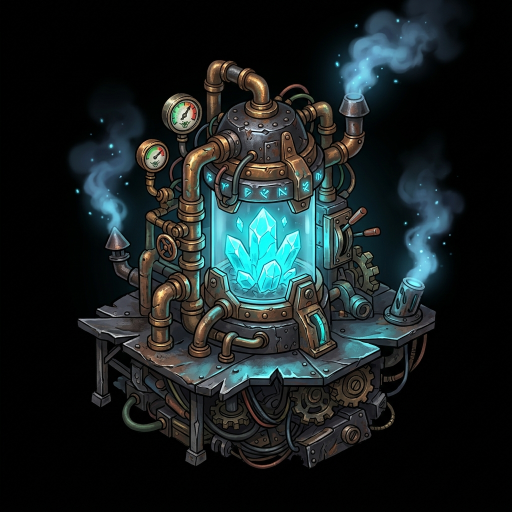
#> input picture fundo_ferro_standalone/assets/reator_arcano.jpg, 1024 x 1024 px, found by its file name (shown at 1/2 size); its folder holds 7 pictures in this run
$ python clean_all_backgrounds.py
#> lines starting #> are read from the running program, lines starting #| are printed output that depends on the picture
import os
from PIL import Image

assets_dir = r"c:\Users\Usuario\Documents\jogo\fundo_ferro_standalone\assets"

def process_image(fname, threshold=45):
#> called with fname = 'reator_arcano.jpg', threshold = 35
    in_path = os.path.join(assets_dir, fname)
    out_name = os.path.splitext(fname)[0] + ".png"
    out_path = os.path.join(assets_dir, out_name)

    img = Image.open(in_path).convert("RGBA")
    pixels = img.load()
    width, height = img.size
#> width = 1024; height = 1024

    # Sample corner pixel colors as background sample
    corner_colors = [pixels[0,0], pixels[width-1, 0], pixels[0, height-1], pixels[width-1, height-1]]
#> corner_colors = [(1, 1, 1, 255), (1, 1, 1, 255), (2, 2, 2, 255), (1, 1, 1, 255)]
    bg_r = sum(c[0] for c in corner_colors) / 4.0
#> bg_r = 1.25
    bg_g = sum(c[1] for c in corner_colors) / 4.0
#> bg_g = 1.25
    bg_b = sum(c[2] for c in corner_colors) / 4.0
#> bg_b = 1.25

    for y in range(height):
        for x in range(width):
            r, g, b, a = pixels[x, y]
            dist = ((r - bg_r)**2 + (g - bg_g)**2 + (b - bg_b)**2)**0.5
            brightness = (r + g + b) / 3.0

            if dist < threshold or brightness < 32:
                alpha = int(max(0, min(255, (dist - 15) * 8)))
                pixels[x, y] = (r, g, b, alpha)
            else:
                pixels[x, y] = (r, g, b, 255)

    img.save(out_path, "PNG")
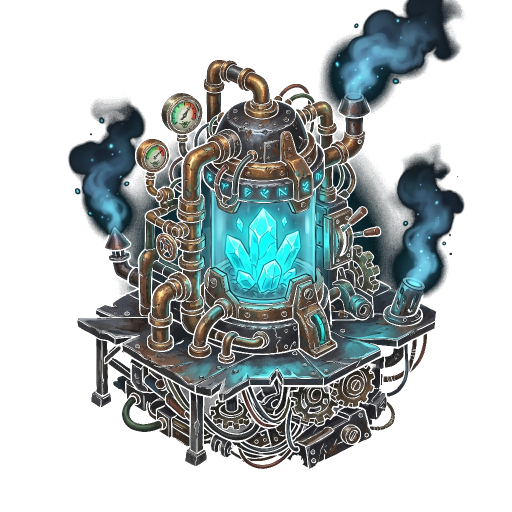
#> saved as reator_arcano.png: PIL image 1024x1024 RGBA (shown at 1/2 size); mean R, G, B, A 24.6, 32.9, 33.6, 95.6; transparent parts drawn white
    print(f"Fundo removido: {out_name}")

process_image("reator_arcano.jpg", threshold=35)
process_image("bomba_esgoto.jpg", threshold=40)
#> call 2 of process_image, with fname = 'bomba_esgoto.jpg', threshold = 40
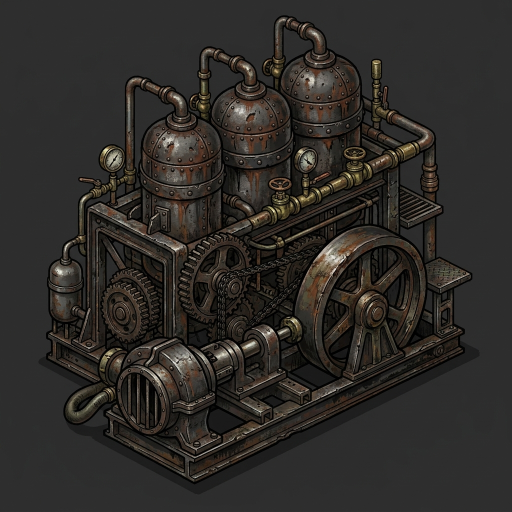
#> input picture fundo_ferro_standalone/assets/bomba_esgoto.jpg, 1024 x 1024 px, found by its file name (shown at 1/2 size)
#> in process_image (call 2), `corner_colors = [pixels[0,0], pixels[width-1, 0], pixels[0, height-1],..`: corner_colors = [(47, 47, 47, 255), (45, 45, 45, 255), (47, 47, 47, 255), (47, 47, 47, 255)]
#> in process_image (call 2), `bg_r = sum(c[0] for c in corner_colors) / 4.0`: bg_r = 46.5
#> in process_image (call 2), `img.save(out_path, "PNG")`:
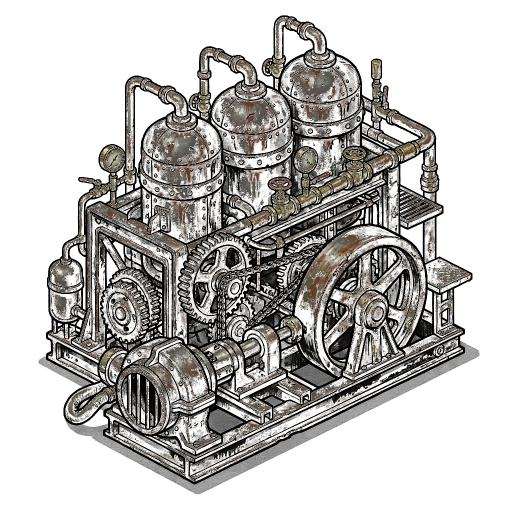
#> saved as bomba_esgoto.png: PIL image 1024x1024 RGBA (shown at 1/2 size); mean R, G, B, A 46.2, 43.5, 40.3, 78.9; transparent parts drawn white
process_image("poco_velho.jpg", threshold=42)
#> call 3 of process_image, with fname = 'poco_velho.jpg', threshold = 42
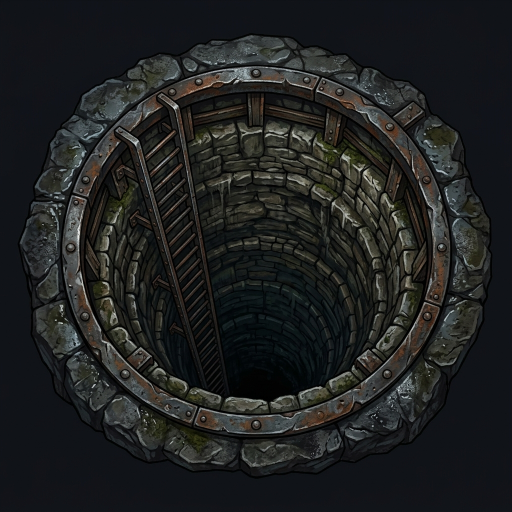
#> input picture fundo_ferro_standalone/assets/poco_velho.jpg, 1024 x 1024 px, found by its file name (shown at 1/2 size)
#> in process_image (call 3), `corner_colors = [pixels[0,0], pixels[width-1, 0], pixels[0, height-1],..`: corner_colors = [(15, 18, 23, 255), (15, 16, 21, 255), (16, 20, 23, 255), (16, 20, 23, 255)]
#> in process_image (call 3), `bg_r = sum(c[0] for c in corner_colors) / 4.0`: bg_r = 15.5
#> in process_image (call 3), `bg_g = sum(c[1] for c in corner_colors) / 4.0`: bg_g = 18.5
#> in process_image (call 3), `bg_b = sum(c[2] for c in corner_colors) / 4.0`: bg_b = 22.5
#> in process_image (call 3), `img.save(out_path, "PNG")`:
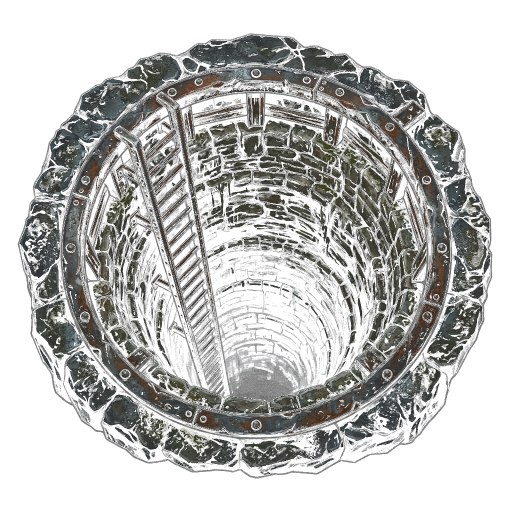
#> saved as poco_velho.png: PIL image 1024x1024 RGBA (shown at 1/2 size); mean R, G, B, A 31.5, 33.1, 33, 84.8; transparent parts drawn white

print("Processamento concluido!")
